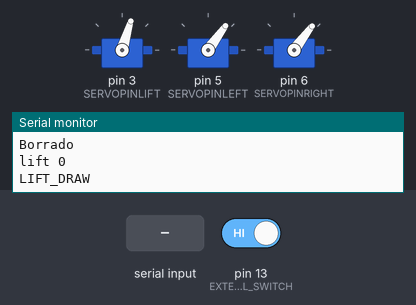
Recording of a sketch running on a simulated Arduino Uno, built with avr-gcc and run on an emulated ATmega328P. On the bench: 3 × servo, the last lines printed to the serial monitor. The inputs (shaded band) are chosen by the test bench; at power-on: pin 13 (EXTERNAL_SWITCH) HIGH. The local clock reads 2024-03-15 10:24:30 at power-on unless the sketch sets it.

Above: at 8.9 s.
9.0 s: "90,45,200,10,150,30\n" received over Serial
At 9.18 s:
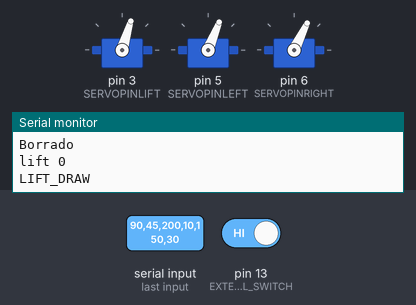
12.6 s: pin 13 (EXTERNAL_SWITCH) driven LOW
At 19.6 s:
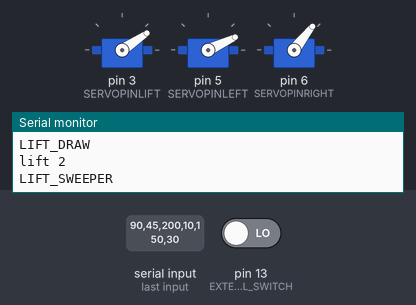
Timing chart, 0 to 34.0 s (numbered marks = the images above; inputs shaded):
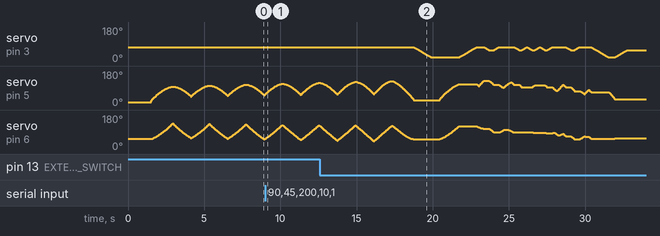

The sketch:

plotclock_v1_03.ino
```cpp
// Plotclock
// cc - by Johannes Heberlein 2014
// v 1.02
// thingiverse.com/joo   wiki.fablab-nuernberg.de
// units: mm; microseconds; radians
// origin: bottom left of drawing surface
// time library see http://playground.arduino.cc/Code/time
// RTC  library see http://playground.arduino.cc/Code/time
//               or http://www.pjrc.com/teensy/td_libs_DS1307RTC.html
// Change log:
// 1.01  Release by joo at https://github.com/9a/plotclock
// 1.02  Additional features implemented by Dave (https://github.com/Dave1001/):
//       - added ability to calibrate servofaktor seperately for left and right servos
//       - added code to support DS1307, DS1337 and DS3231 real time clock chips
//       - see http://www.pjrc.com/teensy/td_libs_DS1307RTC.html for how to hook up the real time clock
// 1.03  Fixed the length bug at the servo2 angle calculation, other fixups


#include <Time.h> // see http://playground.arduino.cc/Code/time
#include <Servo.h>

// delete or mark the next line as comment if you don't need these
//#define CALIBRATION      // enable calibration mode
#define REALTIMECLOCK    // enable real time clock

#define WISHY 3 // Offset of the Y coordinats of the plate-wisher

// When in calibration mode, adjust the following factors until the servos move exactly 90 degrees
#define SERVOFAKTORLEFT 600
#define SERVOFAKTORRIGHT 600

// Zero-position of left and right servo
// When in calibration mode, adjust the NULL-values so that the servo arms are at all times parallel
// either to the X or Y axis
//#define SERVOLEFTNULL 1950
#define SERVOLEFTNULL 1850
#define SERVORIGHTNULL 855

#define SERVOPINLIFT  3
#define SERVOPINLEFT  5
#define SERVOPINRIGHT 6

#define ZOFF 190
// lift positions of lifting servo

#define OFFSET_X -5
#define OFFSET_Y 0
// Move the base position
#define LIFT_DRAW     0
#define LIFT_NODRAW   1
#define LIFT_SWEEPER  2


#define LIFT0_HEIGHT 1110+ZOFF // on drawing surface
#define LIFT1_HEIGHT 950+ZOFF  // between numbers
#define LIFT2_HEIGHT 550+ZOFF  // going towards sweeper

#define ERASER_X 69.0
#define ERASER_Y 45.0


// speed of liftimg arm, higher is slower
#define LIFTSPEED 2000

// length of arms
#define L1 35
#define L2 55.1
#define L3 13.2
#define L4 45

// origin points of left and right servo
#define O1X 24//22
#define O1Y -25
#define O2X 49//47
#define O2Y -25


#ifdef REALTIMECLOCK
// for instructions on how to hook up a real time clock,
// see here -> http://www.pjrc.com/teensy/td_libs_DS1307RTC.html
// DS1307RTC works with the DS1307, DS1337 and DS3231 real time clock chips.
// Please run the SetTime example to initialize the time on new RTC chips and begin running.

#include <Wire.h>
#include <DS1307RTC.h> // see http://playground.arduino.cc/Code/time
#endif

int servoLift = 1500;

Servo servo1;  //
Servo servo2;  //
Servo servo3;  //

volatile double lastX = 75;
volatile double lastY = 47.5;

int last_min = 0;

#define EXTERNAL_SWITCH 13

void setup()
{

  pinMode(EXTERNAL_SWITCH, INPUT_PULLUP);
  Serial.begin(9600);
#ifdef REALTIMECLOCK

  //while (!Serial) { ; } // wait for serial port to connect. Needed for Leonardo only

  // Set current time only the first to values, hh,mm are needed
  tmElements_t tm;
  if (RTC.read(tm))
  {
    setTime(tm.Hour,tm.Minute,tm.Second,tm.Day,tm.Month,tm.Year);
    Serial.println("DS1307 time is set OK.");
  }
  else
  {
    if (RTC.chipPresent())
    {
      Serial.println("DS1307 is stopped.  Please run the SetTime example to initialize the time and begin running.");
    }
    else
    {
      Serial.println("DS1307 read error!  Please check the circuitry.");
    }
    // Set current time only the first to values, hh,mm are needed


    setTime(13,25,0,0,0,0);
    Serial.println("Introduzca la fecha en formato YYYY/MM/dd HH:mm:ss");
  }
#else
  // Set current time only the first to values, hh,mm are needed
  setTime(14,19,0,0,0,0);
  Serial.println("Introduzca la fecha en formato YYYY/MM/dd HH:mm:ss");
#endif


  drawTo(75.2, 47);
  lift(LIFT_DRAW);
  //servo1.attach(SERVOPINLIFT);  //  lifting servo
  //servo2.attach(SERVOPINLEFT);  //  left servo
  //servo3.attach(SERVOPINRIGHT);  //  right servo
  delay(1000);
  Serial.println("Introduzca la fecha en formato YYYY/MM/dd HH:mm:ss");
}

void loop()
{

#ifdef CALIBRATION

   if (!servo1.attached()) servo1.attach(SERVOPINLIFT);
    if (!servo2.attached()) servo2.attach(SERVOPINLEFT);
    if (!servo3.attached()) servo3.attach(SERVOPINRIGHT);

  lift(LIFT_NODRAW);

  // Servohorns will have 90° between movements, parallel to x and y axis
  drawTo(-3, 29.2);
  delay(500);
  drawTo(74.1, 28);
  delay(500);

#else

  if (Serial.available() >= 12){
    setTime();
  }


  if(digitalRead(EXTERNAL_SWITCH)==LOW)
  {
    Serial.println("Sleeeeeeping");
    delay(500);
    return;
  }


  int i = 0;
  if (last_min != minute()) {

    Serial.println(String(year())+"/"+String(month())+"/"+String(day())+" "+String(hour())+":"+String(minute())+":"+String(second()));

    if (!servo1.attached()) servo1.attach(SERVOPINLIFT);
    if (!servo2.attached()) servo2.attach(SERVOPINLEFT);
    if (!servo3.attached()) servo3.attach(SERVOPINRIGHT);

    lift(LIFT_DRAW);

  /*  hour();
    while ((i+1)*10 <= hour())
    {
      i++;
    }*/


    number(3+OFFSET_X, 3+OFFSET_Y, 111, 1);
    //number(5+OFFSET_X, 25+OFFSET_Y, i, 0.9);
    number(5+OFFSET_X, 25+OFFSET_Y, hour()/10, 0.9);
    //number(19+OFFSET_X, 25+OFFSET_Y, (hour()-i*10), 0.9);
    number(19+OFFSET_X, 25+OFFSET_Y, hour()%10, 0.9);
    // Central Two points
    number(28+OFFSET_X, 25+OFFSET_Y, 11, 0.9);
//
//    i=0;
//    while ((i+1)*10 <= minute())
//    {
//      i++;
//    }
//    number(34, 25, i, 0.9);
    number(34+OFFSET_X, 25+OFFSET_Y, minute()/10, 0.9);
   // number(48, 25, (minute()-i*10), 0.9);
    number(48+OFFSET_X, 26+OFFSET_Y, minute()%10, 0.9);
    lift(LIFT_SWEEPER);

    drawTo(ERASER_X , ERASER_Y);

    lift(LIFT_NODRAW);
    last_min = minute();
    delay(580);
    servo1.detach();
    servo2.detach();
    servo3.detach();
  }

#endif

}


// Writing numeral with bx by being the bottom left originpoint. Scale 1 equals a 20 mm high font.
// The structure follows this principle: move to first startpoint of the numeral, lift down, draw numeral, lift up
void number(float bx, float by, int num, float scale) {
  if(num<10)
    Serial.println(String(num)+"("+String(bx)+","+String(by)+") / "+String(scale));

  switch (num) {

  case 0:
    drawTo(bx + 12 * scale, by + 6 * scale);
    lift(LIFT_DRAW);
    bogenGZS(bx + 7 * scale, by + 10 * scale, 10 * scale, -0.8, 6.7, 0.5);
    lift(LIFT_NODRAW);
    break;
  case 1:

    drawTo(bx + 3 * scale, by + 15 * scale);
    lift(LIFT_DRAW);
    drawTo(bx + 10 * scale, by + 20 * scale);
    drawTo(bx + 10 * scale, by + 0 * scale);
    lift(LIFT_NODRAW);
    break;
  case 2:
    drawTo(bx + 2 * scale, by + 12 * scale);
    lift(LIFT_DRAW);
    bogenUZS(bx + 8 * scale, by + 14 * scale, 6 * scale, 3, -0.8, 1);
    drawTo(bx + 1 * scale, by + 0 * scale);
    drawTo(bx + 12 * scale, by + 0 * scale);
    lift(LIFT_NODRAW);
    break;
  case 3:
    drawTo(bx + 2 * scale, by + 17 * scale);
    lift(LIFT_DRAW);
    bogenUZS(bx + 5 * scale, by + 15 * scale, 5 * scale, 3, -2, 1);
    bogenUZS(bx + 5 * scale, by + 5 * scale, 5 * scale, 1.57, -3, 1);
    lift(LIFT_NODRAW);
    break;
  case 4:
    drawTo(bx + 10 * scale, by + 0 * scale);
    lift(LIFT_DRAW);
    drawTo(bx + 10 * scale, by + 20 * scale);
    drawTo(bx + 2 * scale, by + 6 * scale);
    drawTo(bx + 12 * scale, by + 6 * scale);
    lift(LIFT_NODRAW);
    break;
  case 5:
    drawTo(bx + 2 * scale, by + 5 * scale);
    lift(LIFT_DRAW);
    bogenGZS(bx + 5 * scale, by + 6 * scale, 6 * scale, -2.5, 2, 1);
    drawTo(bx + 5 * scale, by + 20 * scale);
    drawTo(bx + 12 * scale, by + 20 * scale);
    lift(LIFT_NODRAW);
    break;
  case 6:
    drawTo(bx + 2 * scale, by + 10 * scale);
    lift(LIFT_DRAW);
    bogenUZS(bx + 7 * scale, by + 6 * scale, 6 * scale, 2, -4.4, 1);
    drawTo(bx + 11 * scale, by + 20 * scale);
    lift(LIFT_NODRAW);
    break;
  case 7:
    drawTo(bx + 2 * scale, by + 20 * scale);
    lift(LIFT_DRAW);
    drawTo(bx + 12 * scale, by + 20 * scale);
    drawTo(bx + 2 * scale, by + 0);
    lift(LIFT_NODRAW);
    break;
  case 8:
    drawTo(bx + 5 * scale, by + 10 * scale);
    lift(LIFT_DRAW);
    bogenUZS(bx + 5 * scale, by + 15 * scale, 5 * scale, 4.7, -1.6, 1);
    bogenGZS(bx + 5 * scale, by + 5 * scale, 5 * scale, -4.7, 2, 1);
    lift(LIFT_NODRAW);
    break;

  case 9:
    drawTo(bx + 9 * scale, by + 11 * scale);
    lift(LIFT_DRAW);
    bogenUZS(bx + 7 * scale, by + 15 * scale, 5 * scale, 4, -0.5, 1);
    drawTo(bx + 5 * scale, by + 0);
    lift(LIFT_NODRAW);
    break;

  // Borrado
  case 111:
    Serial.println("Borrado");


    lift(LIFT_DRAW);

    drawTo(70, 45);
// ThoughtFULL ERASE
    for(int i=46;i>26;i=i-3)
    {
      drawTo(65-WISHY, i);
      drawTo(-3, i+1);
    }
    /*
    drawTo(65-WISHY, 43);

    drawTo(65-WISHY, 46);
    drawTo(5, 49);
    drawTo(5, 46);
    drawTo(63-WISHY, 46);
    drawTo(63-WISHY, 42);

    drawTo(5, 42);
    drawTo(5, 38);
    drawTo(63-WISHY, 38);
    drawTo(63-WISHY, 34);

    drawTo(5, 34);
    drawTo(5, 29);
    drawTo(6, 29);
    drawTo(65-WISHY, 26);

    drawTo(5, 26);
    */
    drawTo(60-WISHY, 40);

    drawTo(73.2, 44.0);
    lift(LIFT_SWEEPER);
    delay(500);
    break;
  //
  case 11:
    Serial.println("Dos puntos");
    drawTo(bx + 5 * scale, by + 15 * scale);
    lift(LIFT_DRAW);
    bogenGZS(bx + 5 * scale, by + 15 * scale, 0.1 * scale, 1, -1, 1);
    delay(10);
    lift(LIFT_NODRAW);
    drawTo(bx + 5 * scale, by + 5 * scale);
    lift(LIFT_DRAW);
    bogenGZS(bx + 5 * scale, by + 5 * scale, 0.1 * scale, 1, -1, 1);
    delay(10);
    lift(LIFT_NODRAW);
    break;

  }
}


void lift(char lift) {
  Serial.println(String("lift ")+(int)(lift));
  switch (lift) {
    // room to optimize  !

  case LIFT_DRAW: //850
      Serial.println("LIFT_DRAW");
      if (servoLift >= LIFT0_HEIGHT) {
      while (servoLift >= LIFT0_HEIGHT)
      {
        servoLift--;
        servo1.writeMicroseconds(servoLift);
        delayMicroseconds(LIFTSPEED);
      }
    }
    else {
      while (servoLift <= LIFT0_HEIGHT) {
        servoLift++;
        servo1.writeMicroseconds(servoLift);
        delayMicroseconds(LIFTSPEED);

      }

    }

    break;

  case LIFT_NODRAW: //150
     Serial.println("LIFT_NODRAW");
    if (servoLift >= LIFT1_HEIGHT) {
      while (servoLift >= LIFT1_HEIGHT) {
        servoLift--;
        servo1.writeMicroseconds(servoLift);
        delayMicroseconds(LIFTSPEED);

      }
    }
    else {
      while (servoLift <= LIFT1_HEIGHT) {
        servoLift++;
        servo1.writeMicroseconds(servoLift);
        delayMicroseconds(LIFTSPEED);
      }

    }

    break;

  case LIFT_SWEEPER:
    Serial.println("LIFT_SWEEPER");
    if (servoLift >= LIFT2_HEIGHT) {
      while (servoLift >= LIFT2_HEIGHT) {
        servoLift--;
        servo1.writeMicroseconds(servoLift);
        delayMicroseconds(LIFTSPEED);
      }
    }
    else {
      while (servoLift <= LIFT2_HEIGHT) {
        servoLift++;
        servo1.writeMicroseconds(servoLift);
        delayMicroseconds(LIFTSPEED);
      }
    }
    break;
  }
}


void bogenUZS(float bx, float by, float radius, int start, int ende, float sqee) {
Serial.println("bogenUZS");
  float inkr = -0.05;
  float count = 0;

  do {
    drawTo(sqee * radius * cos(start + count) + bx,
    radius * sin(start + count) + by);
    count += inkr;
  }
  while ((start + count) > ende);

}

void bogenGZS(float bx, float by, float radius, int start, int ende, float sqee) {
  Serial.println("bogenGZS");
  float inkr = 0.05;
  float count = 0;

  do {
    drawTo(sqee * radius * cos(start + count) + bx,
    radius * sin(start + count) + by);
    count += inkr;
  }
  while ((start + count) <= ende);
}


void drawTo(double pX, double pY) {
  double dx, dy, c;
  //Serial.println(String("Draw:")+pX+String(",")+pY+String(")"));
  int i;

  // dx dy of new point
  dx = pX - lastX;
  dy = pY - lastY;
  //path lenght in mm, times 4 equals 4 steps per mm
  c = floor(7 * sqrt(dx * dx + dy * dy));

  if (c < 1) c = 1;

  for (i = 0; i <= c; i++) {
    // draw line point by point
    set_XY(lastX + (i * dx / c), lastY + (i * dy / c));

  }

  lastX = pX;
  lastY = pY;
}

double return_angle(double a, double b, double c) {
  // cosine rule for angle between c and a
  return acos((a * a + c * c - b * b) / (2 * a * c));
}

void set_XY(double Tx, double Ty)
{
  delay(1);
  double dx, dy, c, a1, a2, Hx, Hy;

  // calculate triangle between pen, servoLeft and arm joint
  // cartesian dx/dy
  dx = Tx - O1X;
  dy = Ty - O1Y;

  // polar lemgth (c) and angle (a1)
  c = sqrt(dx * dx + dy * dy); //
  a1 = atan2(dy, dx); //
  a2 = return_angle(L1, L2, c);

  servo2.writeMicroseconds(floor(((a2 + a1 - M_PI) * SERVOFAKTORLEFT) + SERVOLEFTNULL));

  // calculate joinr arm point for triangle of the right servo arm
  a2 = return_angle(L2, L1, c);
  Hx = Tx + L3 * cos((a1 - a2 + 0.621) + M_PI); //36,5°
  Hy = Ty + L3 * sin((a1 - a2 + 0.621) + M_PI);

  // calculate triangle between pen joint, servoRight and arm joint
  dx = Hx - O2X;
  dy = Hy - O2Y;

  c = sqrt(dx * dx + dy * dy);
  a1 = atan2(dy, dx);
  a2 = return_angle(L1, L4, c);

  servo3.writeMicroseconds(floor(((a1 - a2) * SERVOFAKTORRIGHT) + SERVORIGHTNULL));

}


void setTime(){


    tmElements_t tm;
    time_t t;
    //note that the tmElements_t Year member is an offset from 1970,
    //but the RTC wants the last two digits of the calendar year.
    //use the convenience macros from Time.h to do the conversions.
    int y = Serial.parseInt();
    if (y >= 100 && y < 1000) {
        Serial.println(F("Error: Year must be two digits or four digits!"));
    } else {
        if (y >= 1000) {
            tm.Year = CalendarYrToTm(y);
        } else {    //(y < 100)
            tm.Year = y2kYearToTm(y);
        }
        tm.Month = Serial.parseInt();
        tm.Day = Serial.parseInt();
        tm.Hour = Serial.parseInt();
        tm.Minute = Serial.parseInt();
        tm.Second = Serial.parseInt();
        t = makeTime(tm);
  //use the time_t value to ensure correct weekday is set
        if(RTC.set(t) == 0) { // Success
          setTime(t);
          Serial.println(F("RTC set!"));
        } else  {

          Serial.println(F("RTC not set!"));
        }
        //dump any extraneous input
        while (Serial.available() > 0) {
          Serial.read();
        }

    }


}
```
